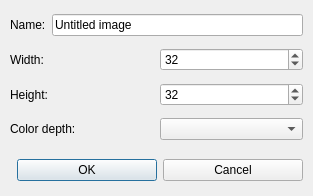
<ui version="4.0" >
 <comment></comment>
 <class>Form</class>
 <widget class="QDialog" >
  <property name="windowTitle" >
   <string>Create Image</string>
  </property>
  <property name="geometry" >
   <rect>
    <x>0</x>
    <y>0</y>
    <width>313</width>
    <height>196</height>
   </rect>
  </property>
  <property name="objectName" >
   <string notr="true" >Form</string>
  </property>
  <layout class="QVBoxLayout" >
   <property name="objectName" >
    <string notr="true" />
   </property>
   <property name="spacing" >
    <number>6</number>
   </property>
   <property name="margin" >
    <number>9</number>
   </property>
   <item>
    <layout class="QHBoxLayout" >
     <property name="objectName" >
      <string notr="true" />
     </property>
     <property name="spacing" >
      <number>6</number>
     </property>
     <property name="margin" >
      <number>1</number>
     </property>
     <item>
      <widget class="QLabel" name="nameLabel" >
       <property name="frameShadow" >
        <enum>QFrame::Plain</enum>
       </property>
       <property name="geometry" >
        <rect>
         <x>1</x>
         <y>1</y>
         <width>36</width>
         <height>20</height>
        </rect>
       </property>
       <property name="frameShape" >
        <enum>QFrame::NoFrame</enum>
       </property>
       <property name="objectName" >
        <string notr="true" >nameLabel</string>
       </property>
       <property name="text" >
        <string>Name:</string>
       </property>
       <property name="textFormat" >
        <enum>Qt::AutoText</enum>
       </property>
      </widget>
     </item>
     <item>
      <widget class="QLineEdit" name="nameLineEdit" >
       <property name="echoMode" >
        <enum>QLineEdit::Normal</enum>
       </property>
       <property name="geometry" >
        <rect>
         <x>43</x>
         <y>1</y>
         <width>251</width>
         <height>20</height>
        </rect>
       </property>
       <property name="objectName" >
        <string notr="true" >nameLineEdit</string>
       </property>
       <property name="text" >
        <string>Untitled image</string>
       </property>
      </widget>
     </item>
    </layout>
   </item>
   <item>
    <layout class="QHBoxLayout" >
     <property name="objectName" >
      <string notr="true" />
     </property>
     <property name="spacing" >
      <number>6</number>
     </property>
     <property name="margin" >
      <number>1</number>
     </property>
     <item>
      <widget class="QLabel" name="widthLabel" >
       <property name="frameShadow" >
        <enum>QFrame::Plain</enum>
       </property>
       <property name="geometry" >
        <rect>
         <x>1</x>
         <y>1</y>
         <width>144</width>
         <height>22</height>
        </rect>
       </property>
       <property name="frameShape" >
        <enum>QFrame::NoFrame</enum>
       </property>
       <property name="objectName" >
        <string notr="true" >widthLabel</string>
       </property>
       <property name="text" >
        <string>Width:</string>
       </property>
       <property name="textFormat" >
        <enum>Qt::AutoText</enum>
       </property>
      </widget>
     </item>
     <item>
      <widget class="QSpinBox" name="spinBox" >
       <property name="buttonSymbols" >
        <enum>QAbstractSpinBox::UpDownArrows</enum>
       </property>
       <property name="minimum" >
        <number>1</number>
       </property>
       <property name="value" >
        <number>32</number>
       </property>
       <property name="geometry" >
        <rect>
         <x>151</x>
         <y>1</y>
         <width>143</width>
         <height>22</height>
        </rect>
       </property>
       <property name="maximum" >
        <number>1024</number>
       </property>
       <property name="objectName" >
        <string notr="true" >spinBox</string>
       </property>
      </widget>
     </item>
    </layout>
   </item>
   <item>
    <layout class="QHBoxLayout" >
     <property name="objectName" >
      <string notr="true" />
     </property>
     <property name="spacing" >
      <number>6</number>
     </property>
     <property name="margin" >
      <number>1</number>
     </property>
     <item>
      <widget class="QLabel" name="heightLabel" >
       <property name="frameShadow" >
        <enum>QFrame::Plain</enum>
       </property>
       <property name="geometry" >
        <rect>
         <x>1</x>
         <y>1</y>
         <width>144</width>
         <height>22</height>
        </rect>
       </property>
       <property name="frameShape" >
        <enum>QFrame::NoFrame</enum>
       </property>
       <property name="objectName" >
        <string notr="true" >heightLabel</string>
       </property>
       <property name="text" >
        <string>Height:</string>
       </property>
       <property name="textFormat" >
        <enum>Qt::AutoText</enum>
       </property>
      </widget>
     </item>
     <item>
      <widget class="QSpinBox" name="spinBox_2" >
       <property name="buttonSymbols" >
        <enum>QAbstractSpinBox::UpDownArrows</enum>
       </property>
       <property name="minimum" >
        <number>1</number>
       </property>
       <property name="value" >
        <number>32</number>
       </property>
       <property name="geometry" >
        <rect>
         <x>151</x>
         <y>1</y>
         <width>143</width>
         <height>22</height>
        </rect>
       </property>
       <property name="maximum" >
        <number>1024</number>
       </property>
       <property name="objectName" >
        <string notr="true" >spinBox_2</string>
       </property>
      </widget>
     </item>
    </layout>
   </item>
   <item>
    <layout class="QHBoxLayout" >
     <property name="objectName" >
      <string notr="true" />
     </property>
     <property name="spacing" >
      <number>6</number>
     </property>
     <property name="margin" >
      <number>1</number>
     </property>
     <item>
      <widget class="QLabel" name="colorDepthLabel" >
       <property name="frameShadow" >
        <enum>QFrame::Plain</enum>
       </property>
       <property name="geometry" >
        <rect>
         <x>1</x>
         <y>1</y>
         <width>144</width>
         <height>22</height>
        </rect>
       </property>
       <property name="frameShape" >
        <enum>QFrame::NoFrame</enum>
       </property>
       <property name="objectName" >
        <string notr="true" >colorDepthLabel</string>
       </property>
       <property name="text" >
        <string>Color depth:</string>
       </property>
       <property name="textFormat" >
        <enum>Qt::AutoText</enum>
       </property>
      </widget>
     </item>
     <item>
      <widget class="QComboBox" name="comboBox" >
       <property name="insertionPolicy" >
        <enum>QComboBox::AtBottom</enum>
       </property>
       <property name="geometry" >
        <rect>
         <x>151</x>
         <y>1</y>
         <width>143</width>
         <height>22</height>
        </rect>
       </property>
       <property name="objectName" >
        <string notr="true" >comboBox</string>
       </property>
      </widget>
     </item>
    </layout>
   </item>
   <item>
    <spacer>
     <property name="orientation" >
      <enum>Qt::Vertical</enum>
     </property>
     <property name="geometry" >
      <rect>
       <x>146</x>
       <y>127</y>
       <width>20</width>
       <height>28</height>
      </rect>
     </property>
     <property name="objectName" >
      <string notr="true" >spacer</string>
     </property>
    </spacer>
   </item>
   <item>
    <layout class="QHBoxLayout" >
     <property name="objectName" >
      <string notr="true" />
     </property>
     <property name="spacing" >
      <number>6</number>
     </property>
     <property name="margin" >
      <number>1</number>
     </property>
     <item>
      <spacer>
       <property name="orientation" >
        <enum>Qt::Horizontal</enum>
       </property>
       <property name="geometry" >
        <rect>
         <x>1</x>
         <y>1</y>
         <width>121</width>
         <height>24</height>
        </rect>
       </property>
       <property name="objectName" >
        <string notr="true" />
       </property>
      </spacer>
     </item>
     <item>
      <widget class="QPushButton" name="okButton" >
       <property name="geometry" >
        <rect>
         <x>128</x>
         <y>1</y>
         <width>80</width>
         <height>24</height>
        </rect>
       </property>
       <property name="objectName" >
        <string notr="true" >okButton</string>
       </property>
       <property name="text" >
        <string>OK</string>
       </property>
      </widget>
     </item>
     <item>
      <widget class="QPushButton" name="cancelButton" >
       <property name="geometry" >
        <rect>
         <x>214</x>
         <y>1</y>
         <width>80</width>
         <height>24</height>
        </rect>
       </property>
       <property name="objectName" >
        <string notr="true" >cancelButton</string>
       </property>
       <property name="text" >
        <string>Cancel</string>
       </property>
      </widget>
     </item>
    </layout>
   </item>
  </layout>
 </widget>
 <pixmapfunction></pixmapfunction>
 <connections>
  <connection>
   <sender>nameLineEdit</sender>
   <signal>returnPressed()</signal>
   <receiver>okButton</receiver>
   <slot>animateClick()</slot>
   <hints>
    <hint type="endpoint" >
     <x>139</x>
     <y>33</y>
    </hint>
    <hint type="endpoint" >
     <x>139</x>
     <y>136</y>
    </hint>
    <hint type="endpoint" >
     <x>179</x>
     <y>136</y>
    </hint>
    <hint type="endpoint" >
     <x>179</x>
     <y>175</y>
    </hint>
    <hint type="sourcelabel" >
     <x>151</x>
     <y>18</y>
    </hint>
    <hint type="destinationlabel" >
     <x>187</x>
     <y>149</y>
    </hint>
   </hints>
  </connection>
 </connections>
</ui>
